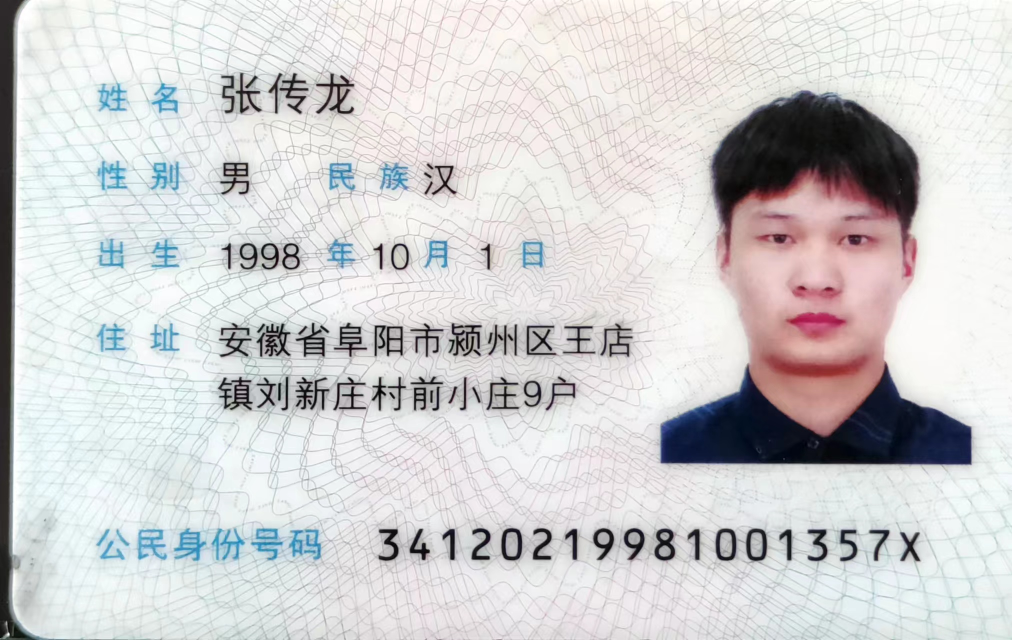
#> input picture python学习/review/图像处理/res/img.png, 2024 x 1280 px (shown at 1/2 size)
$ python PilloqTest02.py
#> lines starting #> are read from the running program, lines starting #| are printed output that depends on the picture
# python learing
# author:TNT
from PIL import Image


image = Image.open('./res/img.png')
#> image is the input picture: PIL image 2024x1280 RGB; mean R, G, B 208.7, 208.1, 208.9


rect = 80, 20, 310, 360
image.crop(rect).show()
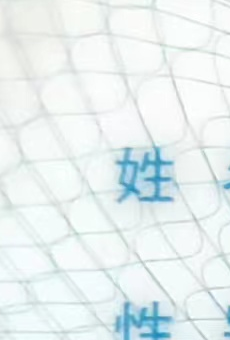
#> shown: PIL image 230x340 RGB; mean R, G, B 231.3, 240.4, 240.9
